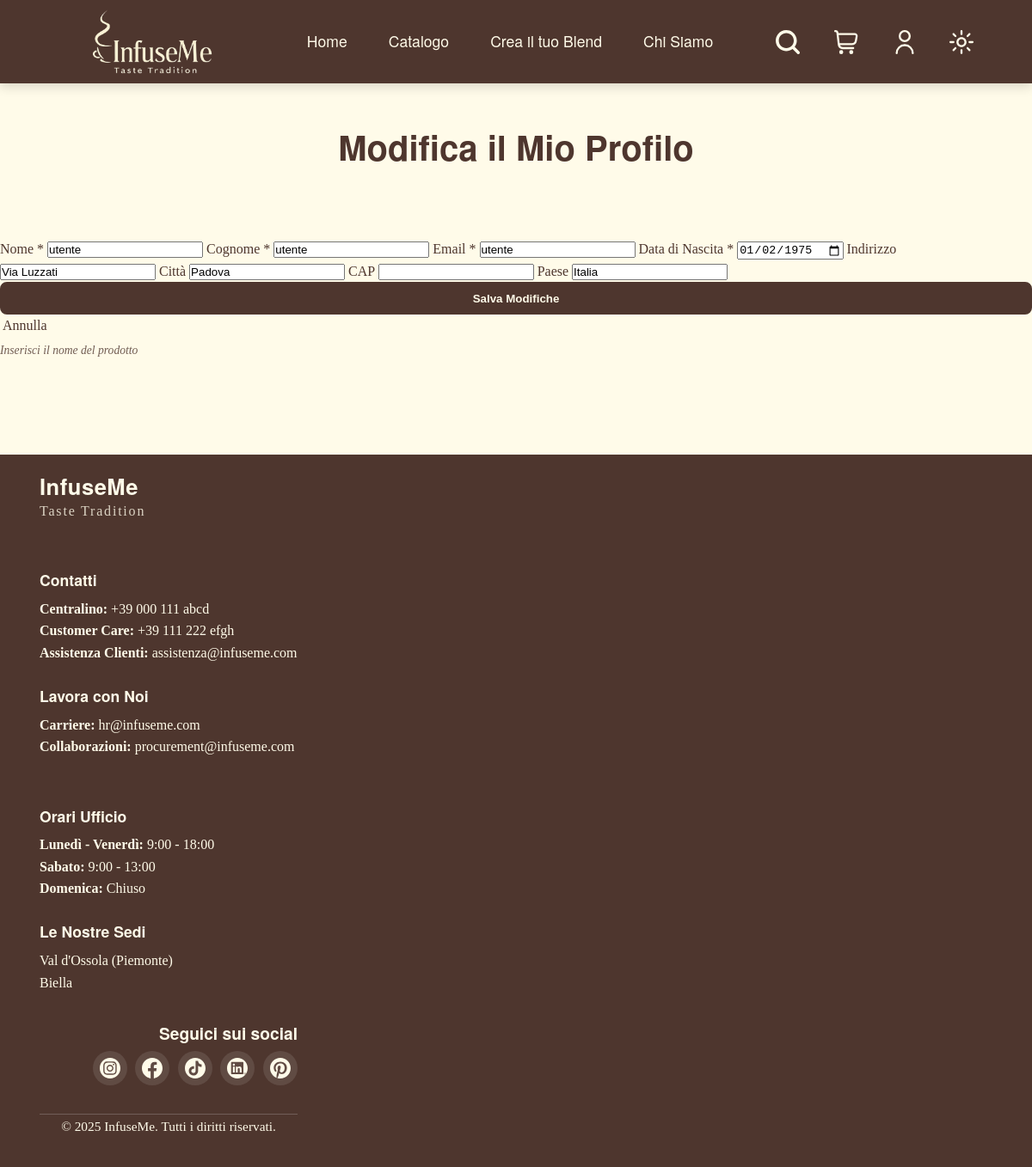
The app's page /src/modificaProfilo.php (signed in), older data.
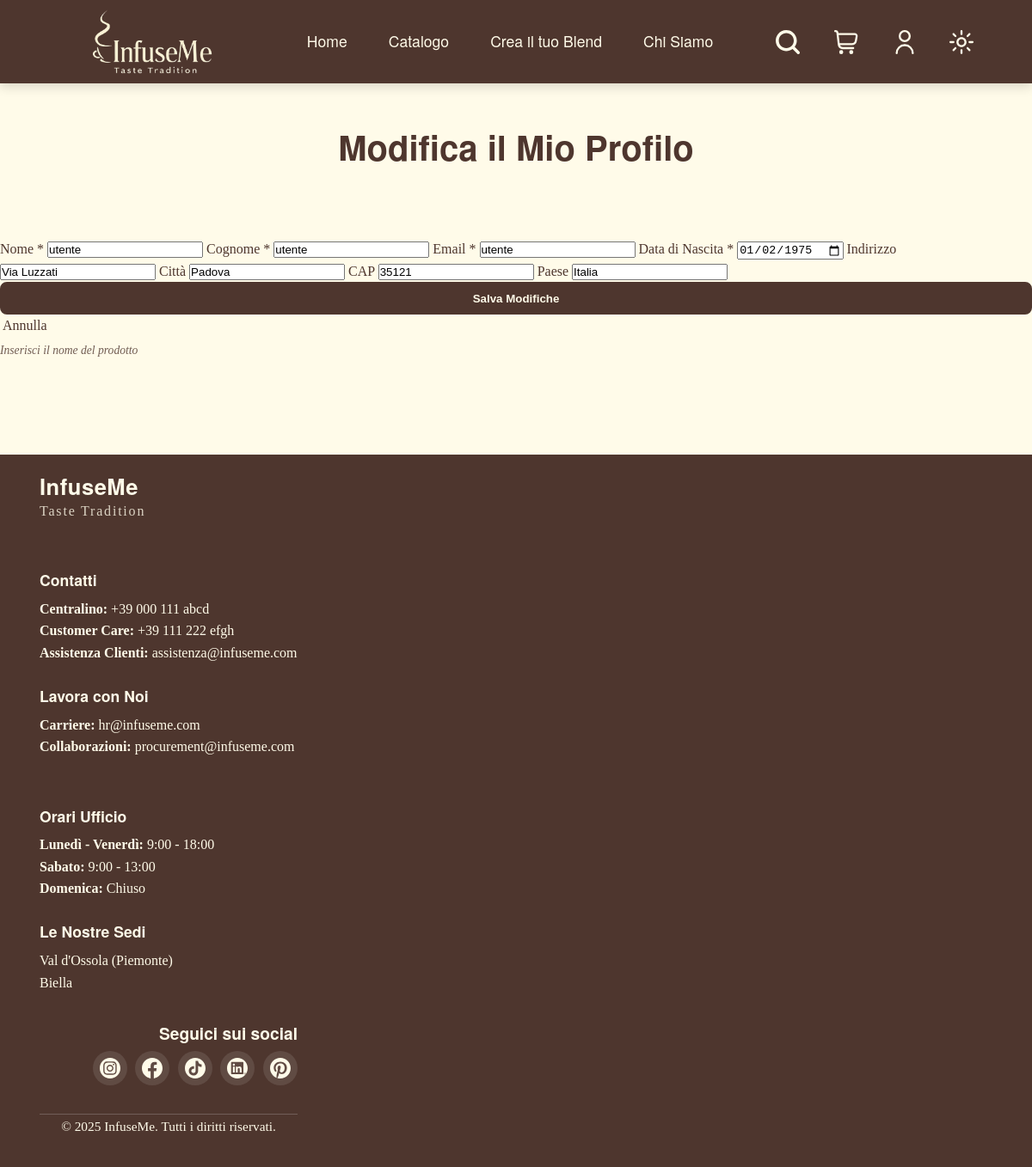
The same page, newer data.
### tables this page shows
CREATE TABLE utente (
    id_utente INT UNSIGNED AUTO_INCREMENT PRIMARY KEY,
    nome VARCHAR(100) NOT NULL,
    cognome VARCHAR(100) NOT NULL,
    email VARCHAR(255) NOT NULL UNIQUE,
    password_hash VARCHAR(255) NOT NULL,
    data_nascita DATE NOT NULL,
    indirizzo VARCHAR(255) NULL,
    citta VARCHAR(100) NULL,
    cap CHAR(5) NULL,
    paese VARCHAR(100) NULL DEFAULT 'Italia',
    data_registrazione DATETIME NOT NULL DEFAULT CURRENT_TIMESTAMP,
    is_active BOOLEAN NOT NULL DEFAULT TRUE
);

### src/modificaProfilo.php (the view, shortened to what the changed rows need)
<?php
require_once 'php/connessione.php';
$userId = userId();
try {
    $stmt = $pdo->prepare("
        SELECT nome, cognome, email, data_nascita, indirizzo, citta, cap, paese
        FROM utente
        WHERE id_utente = :id
        LIMIT 1
    ");
    $stmt->execute([':id' => $userId]);
    $utente = $stmt->fetch();
} catch (PDOException $e) {
    $error = "Errore database: ";}
?>
<!DOCTYPE html>
<html lang="it" xml:lang="it" xmlns="http://www.w3.org/1999/xhtml">
<head>
    <link rel="stylesheet" href="style.css" type="text/css" />
</head>
<body>
<main id="content">
    <section id="area-account">
        <h1>Modifica il Mio Profilo</h1>
        <form action="" method="post" class="form-modifica-profilo">
            <label for="nome">Nome *</label>
            <input type="text" id="nome" name="nome" value="<?= htmlspecialchars($utente['nome']) ?>" required>
            <label for="cognome">Cognome *</label>
            <input type="text" id="cognome" name="cognome" value="<?= htmlspecialchars($utente['cognome']) ?>" required>
            <label for="email">Email *</label>
            <input type="email" id="email" name="email" value="<?= htmlspecialchars($utente['email']) ?>" required>
            <label for="data_nascita">Data di Nascita *</label>
            <input type="date" id="data_nascita" name="data_nascita" value="<?= htmlspecialchars($utente['data_nascita']) ?>" required>
            <label for="indirizzo">Indirizzo</label>
            <input type="text" id="indirizzo" name="indirizzo" value="<?= htmlspecialchars($utente['indirizzo']) ?>">
            <label for="citta">Città</label>
            <input type="text" id="citta" name="citta" value="<?= htmlspecialchars($utente['citta']) ?>">
            <label for="cap">CAP</label>
            <input type="text" id="cap" name="cap" value="<?= htmlspecialchars($utente['cap']) ?>">
            <label for="paese">Paese</label>
            <input type="text" id="paese" name="paese" value="<?= htmlspecialchars($utente['paese']) ?>">
            <div class="form-buttons">
                <button type="submit">Salva Modifiche</button>
                <a href="paginautente.php" class="button-secondary">Annulla</a>
            </div>
        </form>
    </section>
</main>
</body>
</html>

Row changes from the older to the newer data that the page shows:
changed utente "utente": cap (not shown) → "35121"
